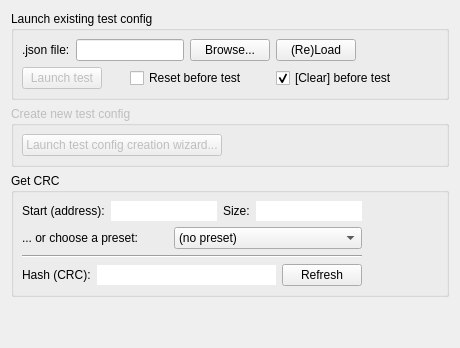
      <widget class="QWidget" name="tabAutotester">
       <property name="sizePolicy">
        <sizepolicy hsizetype="Expanding" vsizetype="Expanding">
         <horstretch>0</horstretch>
         <verstretch>0</verstretch>
        </sizepolicy>
       </property>
       <attribute name="icon">
        <iconset resource="resources.qrc">
         <normaloff>:/icons/resources/icons/rom.png</normaloff>:/icons/resources/icons/rom.png</iconset>
       </attribute>
       <attribute name="title">
        <string>Autotester</string>
       </attribute>
       <layout class="QVBoxLayout" name="verticalLayout_21">
        <item>
         <widget class="QGroupBox" name="screenshotgroup_2">
          <property name="sizePolicy">
           <sizepolicy hsizetype="Preferred" vsizetype="Preferred">
            <horstretch>0</horstretch>
            <verstretch>0</verstretch>
           </sizepolicy>
          </property>
          <property name="title">
           <string>Launch existing test config</string>
          </property>
          <layout class="QHBoxLayout" name="horizontalLayout_10">
           <property name="leftMargin">
            <number>8</number>
           </property>
           <property name="topMargin">
            <number>8</number>
           </property>
           <property name="rightMargin">
            <number>8</number>
           </property>
           <property name="bottomMargin">
            <number>8</number>
           </property>
           <item>
            <layout class="QVBoxLayout" name="verticalLayout_22">
             <item>
              <layout class="QHBoxLayout" name="horizontalLayout_9">
               <item>
                <widget class="QLabel" name="label_7">
                 <property name="text">
                  <string>.json file:</string>
                 </property>
                </widget>
               </item>
               <item>
                <widget class="QLineEdit" name="JSONconfigPath"/>
               </item>
               <item>
                <widget class="QPushButton" name="buttonOpenJSONconfig">
                 <property name="sizePolicy">
                  <sizepolicy hsizetype="Preferred" vsizetype="Maximum">
                   <horstretch>0</horstretch>
                   <verstretch>0</verstretch>
                  </sizepolicy>
                 </property>
                 <property name="text">
                  <string>Browse...</string>
                 </property>
                </widget>
               </item>
               <item>
                <widget class="QPushButton" name="buttonReloadJSONconfig">
                 <property name="sizePolicy">
                  <sizepolicy hsizetype="Preferred" vsizetype="Maximum">
                   <horstretch>0</horstretch>
                   <verstretch>0</verstretch>
                  </sizepolicy>
                 </property>
                 <property name="text">
                  <string>(Re)Load</string>
                 </property>
                </widget>
               </item>
               <item>
                <spacer name="horizontalSpacer_16">
                 <property name="orientation">
                  <enum>Qt::Horizontal</enum>
                 </property>
                 <property name="sizeHint" stdset="0">
                  <size>
                   <width>40</width>
                   <height>20</height>
                  </size>
                 </property>
                </spacer>
               </item>
              </layout>
             </item>
             <item>
              <layout class="QHBoxLayout" name="horizontalLayout_22">
               <property name="spacing">
                <number>28</number>
               </property>
               <item>
                <widget class="QPushButton" name="buttonLaunchTest">
                 <property name="enabled">
                  <bool>false</bool>
                 </property>
                 <property name="sizePolicy">
                  <sizepolicy hsizetype="Maximum" vsizetype="Fixed">
                   <horstretch>0</horstretch>
                   <verstretch>0</verstretch>
                  </sizepolicy>
                 </property>
                 <property name="text">
                  <string>Launch test</string>
                 </property>
                 <property name="checkable">
                  <bool>false</bool>
                 </property>
                 <property name="checked">
                  <bool>false</bool>
                 </property>
                 <property name="flat">
                  <bool>false</bool>
                 </property>
                </widget>
               </item>
               <item>
                <widget class="QCheckBox" name="checkBoxTestReset">
                 <property name="enabled">
                  <bool>true</bool>
                 </property>
                 <property name="text">
                  <string>Reset before test</string>
                 </property>
                 <property name="checked">
                  <bool>false</bool>
                 </property>
                </widget>
               </item>
               <item>
                <widget class="QCheckBox" name="checkBoxTestClear">
                 <property name="text">
                  <string>[Clear] before test</string>
                 </property>
                 <property name="checked">
                  <bool>true</bool>
                 </property>
                </widget>
               </item>
               <item>
                <spacer name="horizontalSpacer_20">
                 <property name="orientation">
                  <enum>Qt::Horizontal</enum>
                 </property>
                 <property name="sizeHint" stdset="0">
                  <size>
                   <width>40</width>
                   <height>20</height>
                  </size>
                 </property>
                </spacer>
               </item>
              </layout>
             </item>
            </layout>
           </item>
          </layout>
         </widget>
        </item>
        <item>
         <widget class="QGroupBox" name="screenshotgroup_6">
          <property name="enabled">
           <bool>false</bool>
          </property>
          <property name="sizePolicy">
           <sizepolicy hsizetype="Preferred" vsizetype="Preferred">
            <horstretch>0</horstretch>
            <verstretch>0</verstretch>
           </sizepolicy>
          </property>
          <property name="title">
           <string>Create new test config</string>
          </property>
          <layout class="QHBoxLayout" name="horizontalLayout_20">
           <property name="leftMargin">
            <number>8</number>
           </property>
           <property name="topMargin">
            <number>8</number>
           </property>
           <property name="rightMargin">
            <number>8</number>
           </property>
           <property name="bottomMargin">
            <number>8</number>
           </property>
           <item>
            <widget class="QPushButton" name="b">
             <property name="enabled">
              <bool>false</bool>
             </property>
             <property name="sizePolicy">
              <sizepolicy hsizetype="Preferred" vsizetype="Maximum">
               <horstretch>0</horstretch>
               <verstretch>0</verstretch>
              </sizepolicy>
             </property>
             <property name="text">
              <string>Launch test config creation wizard...</string>
             </property>
            </widget>
           </item>
           <item>
            <spacer name="horizontalSpacer_19">
             <property name="orientation">
              <enum>Qt::Horizontal</enum>
             </property>
             <property name="sizeHint" stdset="0">
              <size>
               <width>40</width>
               <height>20</height>
              </size>
             </property>
            </spacer>
           </item>
          </layout>
         </widget>
        </item>
        <item>
         <widget class="QGroupBox" name="screenshotgroup_4">
          <property name="enabled">
           <bool>true</bool>
          </property>
          <property name="sizePolicy">
           <sizepolicy hsizetype="Preferred" vsizetype="Maximum">
            <horstretch>0</horstretch>
            <verstretch>0</verstretch>
           </sizepolicy>
          </property>
          <property name="title">
           <string>Get CRC</string>
          </property>
          <layout class="QHBoxLayout" name="horizontalLayout_11">
           <property name="leftMargin">
            <number>8</number>
           </property>
           <property name="topMargin">
            <number>8</number>
           </property>
           <property name="rightMargin">
            <number>8</number>
           </property>
           <property name="bottomMargin">
            <number>8</number>
           </property>
           <item>
            <layout class="QVBoxLayout" name="verticalLayout_19">
             <item>
              <layout class="QHBoxLayout" name="horizontalLayout_7">
               <item>
                <widget class="QLabel" name="label_11">
                 <property name="text">
                  <string>Start (address):</string>
                 </property>
                </widget>
               </item>
               <item>
                <widget class="QLineEdit" name="startCRC">
                 <property name="frame">
                  <bool>false</bool>
                 </property>
                 <property name="readOnly">
                  <bool>false</bool>
                 </property>
                </widget>
               </item>
               <item>
                <widget class="QLabel" name="label_12">
                 <property name="text">
                  <string>Size:</string>
                 </property>
                </widget>
               </item>
               <item>
                <widget class="QLineEdit" name="sizeCRC">
                 <property name="frame">
                  <bool>false</bool>
                 </property>
                 <property name="readOnly">
                  <bool>false</bool>
                 </property>
                </widget>
               </item>
              </layout>
             </item>
             <item>
              <layout class="QHBoxLayout" name="horizontalLayout_23">
               <property name="leftMargin">
                <number>0</number>
               </property>
               <item>
                <widget class="QLabel" name="label_14">
                 <property name="text">
                  <string>... or choose a preset:</string>
                 </property>
                </widget>
               </item>
               <item>
                <widget class="QComboBox" name="comboBoxPresetCRC">
                 <item>
                  <property name="text">
                   <string>(no preset)</string>
                  </property>
                 </item>
                 <item>
                  <property name="text">
                   <string>All VRAM (LCD set in 16bpp)</string>
                  </property>
                 </item>
                 <item>
                  <property name="text">
                   <string>1st half of the VRAM (8bpp)</string>
                  </property>
                 </item>
                 <item>
                  <property name="text">
                   <string>2nd half of the VRAM (8bpp)</string>
                  </property>
                 </item>
                 <item>
                  <property name="text">
                   <string>textShadow</string>
                  </property>
                 </item>
                 <item>
                  <property name="text">
                   <string>cmdShadow</string>
                  </property>
                 </item>
                 <item>
                  <property name="text">
                   <string>pixelShadow</string>
                  </property>
                 </item>
                 <item>
                  <property name="text">
                   <string>pixelShadow2</string>
                  </property>
                 </item>
                 <item>
                  <property name="text">
                   <string>cmdPixelShadow2</string>
                  </property>
                 </item>
                 <item>
                  <property name="text">
                   <string>plotSScreen</string>
                  </property>
                 </item>
                 <item>
                  <property name="text">
                   <string>saveSScreen</string>
                  </property>
                 </item>
                 <item>
                  <property name="text">
                   <string>lcdPalette</string>
                  </property>
                 </item>
                 <item>
                  <property name="text">
                   <string>cursorImage</string>
                  </property>
                 </item>
                 <item>
                  <property name="text">
                   <string>All the RAM</string>
                  </property>
                 </item>
                </widget>
               </item>
              </layout>
             </item>
             <item>
              <widget class="Line" name="line">
               <property name="orientation">
                <enum>Qt::Horizontal</enum>
               </property>
              </widget>
             </item>
             <item>
              <layout class="QHBoxLayout" name="horizontalLayout_19">
               <property name="leftMargin">
                <number>0</number>
               </property>
               <item>
                <widget class="QLabel" name="label_13">
                 <property name="text">
                  <string>Hash (CRC):</string>
                 </property>
                </widget>
               </item>
               <item>
                <widget class="QLineEdit" name="valueCRC">
                 <property name="frame">
                  <bool>false</bool>
                 </property>
                 <property name="readOnly">
                  <bool>true</bool>
                 </property>
                </widget>
               </item>
               <item>
                <widget class="QPushButton" name="buttonRefreshCRC">
                 <property name="enabled">
                  <bool>true</bool>
                 </property>
                 <property name="sizePolicy">
                  <sizepolicy hsizetype="Preferred" vsizetype="Maximum">
                   <horstretch>0</horstretch>
                   <verstretch>0</verstretch>
                  </sizepolicy>
                 </property>
                 <property name="text">
                  <string>Refresh</string>
                 </property>
                </widget>
               </item>
              </layout>
             </item>
            </layout>
           </item>
           <item>
            <spacer name="horizontalSpacer_17">
             <property name="orientation">
              <enum>Qt::Horizontal</enum>
             </property>
             <property name="sizeType">
              <enum>QSizePolicy::Expanding</enum>
             </property>
             <property name="sizeHint" stdset="0">
              <size>
               <width>40</width>
               <height>20</height>
              </size>
             </property>
            </spacer>
           </item>
          </layout>
         </widget>
        </item>
        <item>
         <spacer name="verticalSpacer_7">
          <property name="orientation">
           <enum>Qt::Vertical</enum>
          </property>
          <property name="sizeHint" stdset="0">
           <size>
            <width>20</width>
            <height>40</height>
           </size>
          </property>
         </spacer>
        </item>
       </layout>
      </widget>
